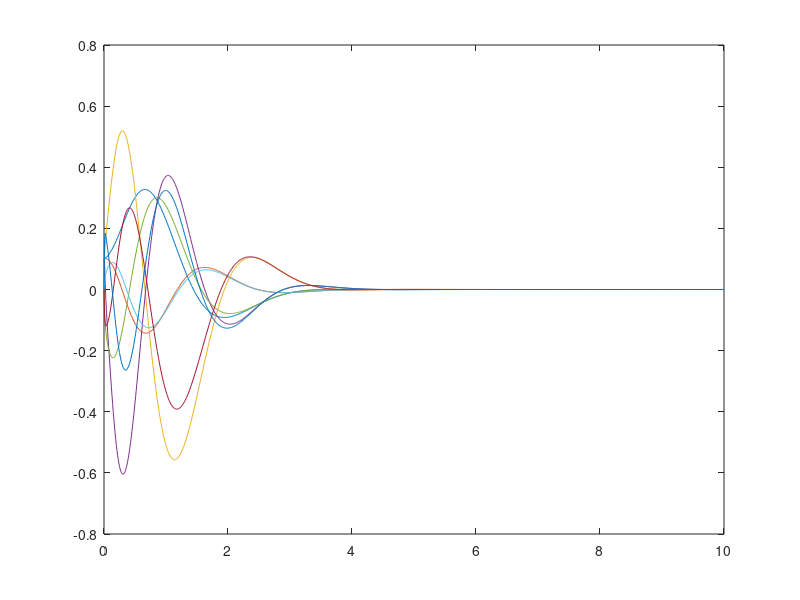

Source code (MATLAB):
clear();

#system parameters

M = 0.3;  # 台車の質量 kg
m = 0.2;  # 振子の質量 kg
l = 0.3;  # 振子長の2分の1 m
J = 1/12*m*l^2;  # 振子の慣性モーメント kg・m^2
g = 9.8;  # 重力加速度 m/s^2

alp = (M + m) * (J + m * l^2) - m^2*l^2;

A = [0  0  1  0;
     0  0  0  1;
     0  -m^2*l^2*g/alp  0  0;
     0 (m+M)*m*l*g/alp 0  0];

B = [0;  0; (m*l^2+J)/alp; -(m*l)/alp];

C = [1  0  0  1];

D = 0;

Q = [1000 0 0 0; 0 1 0 0; 0 0 100 0; 0 0 0 100];

R = 1;

[F, X, e] = lqr(A, B, Q, R);

Mo = [C; C*A; C*A^2; C*A^3];
det(Mo);

L = place(A',C',e)';#'

L
F

x = [0.1; 0.1; 0.1; 0.1];
xh= [0; 0; 0; 0];

xb0 = [x; xh];
Ab = [A -B*F; L*C A-B*F-L*C];

dt = 0.01;
t = 0:dt:10;
i = 0;

for n = t
  i = i + 1;
  xb = expm(Ab * n) * xb0;

  x1(i) = xb(1);
  x2(i) = xb(2);
  x3(i) = xb(3);
  x4(i) = xb(4);
  xh1(i) = xb(5);
  xh2(i) = xb(6);
  xh3(i) = xb(7);
  xh4(i) = xb(8);
endfor

plot(t, x1, t, x2, t, x3, t, x4, t, xh1, t, xh2, t, xh3, t, xh4 );
